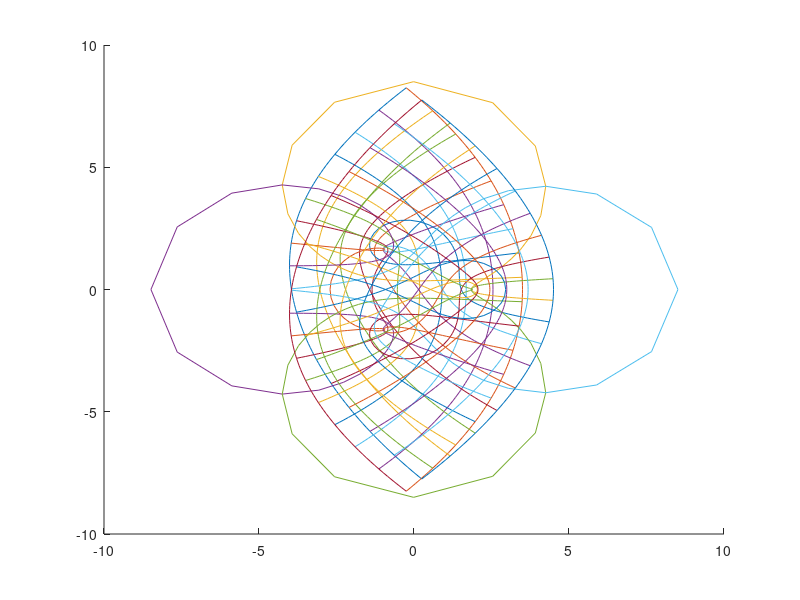

The MATLAB source for this figure:
%Disegna una griglia che mostra la deformazione del piano complesso operata dalla funzione
%n^2 è il numero di nodi della griglia, h indica che i nodi stanno nel quadrato [-h, h] x [-h, h], k indica il numero di punti per ogni lato di un quadrato di una griglia
%Si consiglia di usare i seguenti valori
n=102;
h=2;
k=6;
A=zeros(n+1, n+1);
T=zeros(n+1, n+1);
d=(2*h)/n;
x=[-h:d:h];
y=[-h:d:h];
[X,Y] = meshgrid(x,y);
A=X+i*Y;
M=A.*A+1./A; %calcola la funzione
% la funzione viene plottata:
for t=0:0.04:1
  T=M*t+A*(1-t);
  clf
  hold on
  for c=1:k:(n+1)
    plot(real(T(c, :)), imag(T(c, :)))
	  plot(real(T(:, c)), imag(T(:, c)))
  end
  drawnow
end